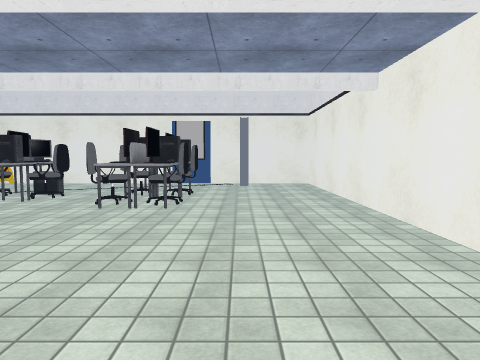
view 1 (above)

16 first-person views from a walk through a 3-D level made in the Unity game engine. The camera is 1.4 m above the floor, tilts 4° down and sees 70° across. The floor is counted in squares, 1 m on a side. Each view is taken from the middle of a square. On the plan, view 1 faces up. The plan holds only what a view shows up to about 15 squares ahead; the rest is blank. The place goes on beyond the plan. Some animated figures are left out. Door leaves are left out, so doorways stand open. Some surface patterns are stand-ins.

view 2
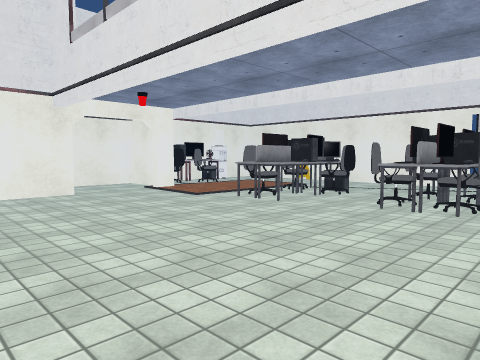

view 3
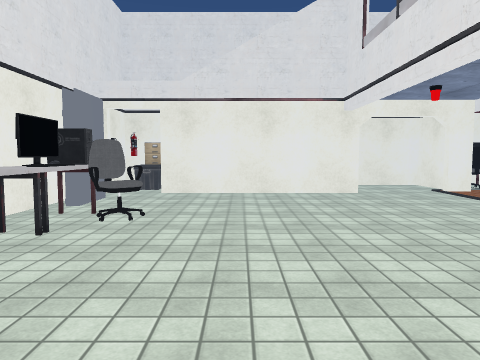

view 4
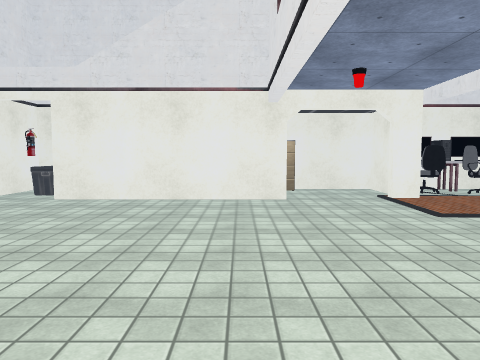

view 5
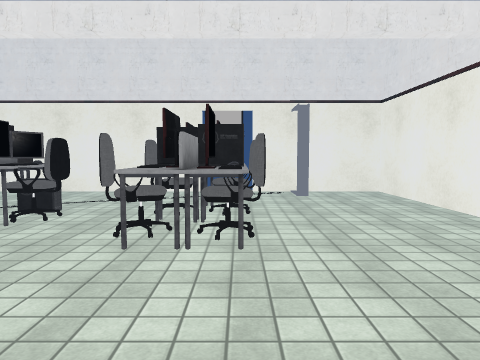

view 6
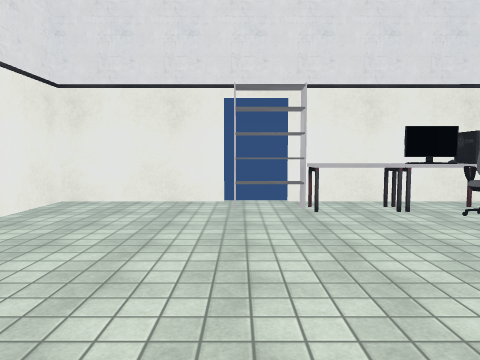

view 7
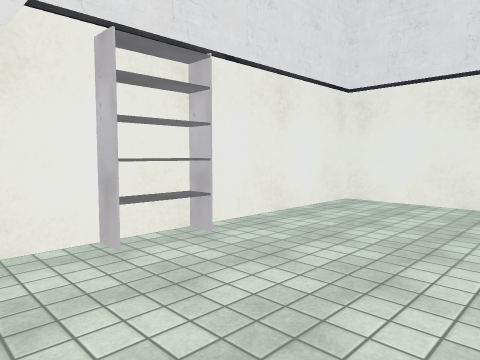

view 8
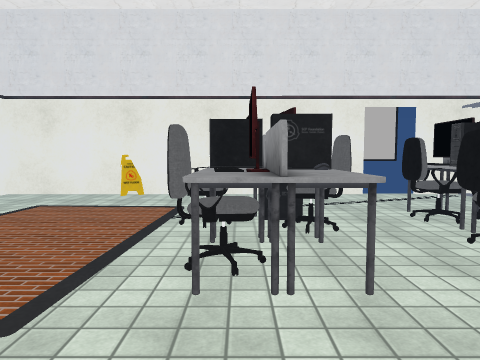

view 9
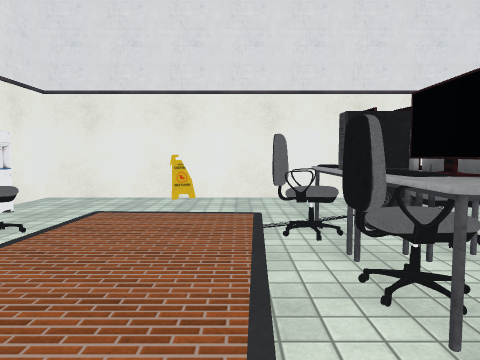

view 10
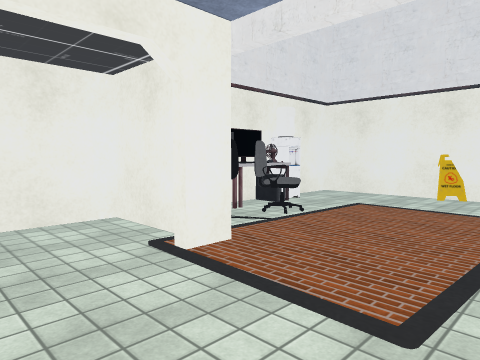

view 11
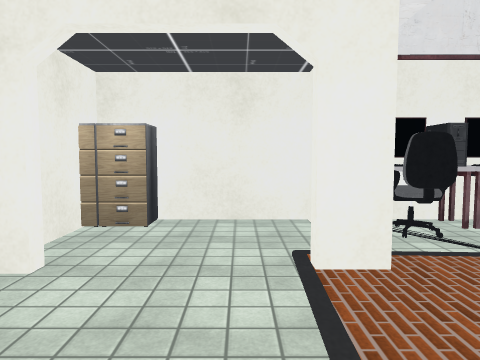

view 12
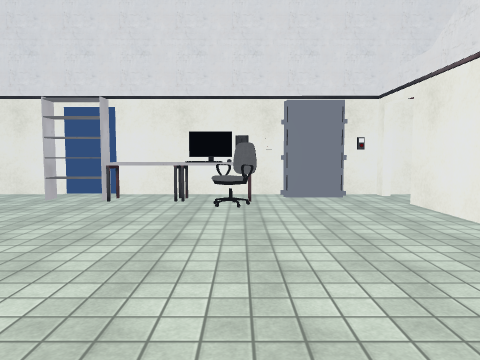

view 13
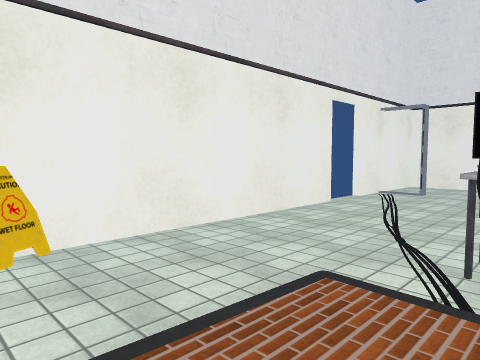

view 14
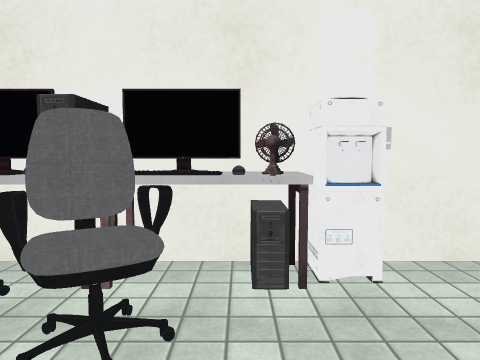

view 15
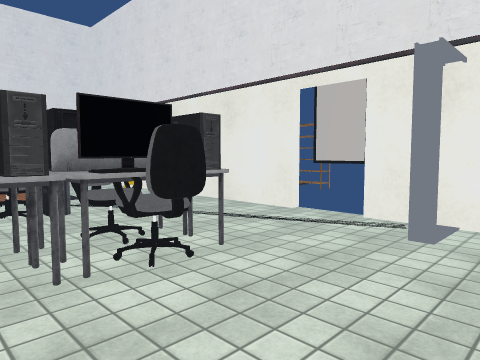

view 16
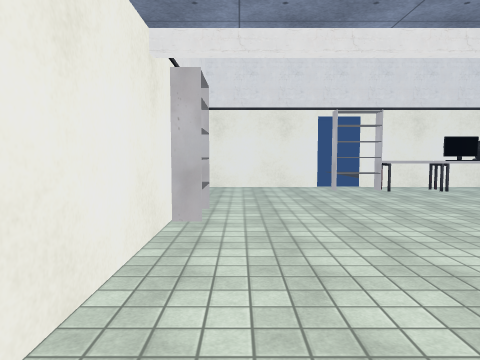

### Floor plan
Points are (right, up) in squares from view 1. A wall is a line through its corners. A room is listed if a view was taken in it or the views show most of it. See-through windows are left out.
Room 1 (views 1, 2, 3, 4, 5, 6, 7, 8, 9, 10, 11, 12, 13, 14, 15, 16)
walls: (-13, 8.9) (-13, 7.9) (-13.4, 7.9); (-13, 4.6) (-13, -3); (-14.1, 8.5) (-16.5, 8.5) (-16.5, 5.1); (-15.5, 3.9) (-14.3, 3.9); (-3.4, 17.5) (-11.6, 17.5); (0.5, 16) (0, 16); (-11.6, -4.5) (-9.5, -4.5); (-1.6, -5.5) (3.5, -5.5) (3.5, 17.5) (-1.5, 17.5); (-13, -5.5) (-3.5, -5.5); (-16.5, 17.5) (-16.5, 9.7)
ways out: open door at (-16.5, 7); open door at (-11, 18.5); open door at (0, 17); open door at (4, 6.5)
objects: other object (-16, 2) to (-16, 5); other object (-16, 10); other object (-16, 11); other object (-16, 12) to (-16, 13); other object (-16, 14) to (-16, 15); other object (-15, 10) to (-15, 11); other object (-15, 12) to (-14, 12); other object (-12, 17) to (-12, 18); other object (-9, 9) to (-9, 10); other object (-9, 12) to (-9, 13); other object (-8, -4); other object (-8, -3) to (-7, -2); other object (-8, 8) to (-7, 10); other object (-8, 9) to (-8, 10); other object (-8, 11); other object (-8, 12) to (-8, 13); other object (-7, -4); other object (-7, 11); other object (-7, 12); other object (-7, 13); other object (-6, -4); other object (-6, 11) to (-6, 12); other object (-5, -4); other object (-4, -4) to (-2, -4); other object (-4, 9) to (-3, 9); other object (-4, 10) to (-4, 11); other object (-4, 12) to (-4, 13); other object (-3, 10); other object (-3, 11); other object (-3, 12) to (-3, 13); other object (-3, 14) to (-2, 14); other object (-2, 9); other object (-2, 10); other object (-2, 11); other object (-2, 12) to (-2, 13); other object (3, 1) to (3, 3)

Positions as (right, up) in squares from view 1, and headings:
1: (0, 0), facing up
2: (0, 0), facing up-left
3: (0, 0), facing left
4: (-2, 3), facing left
5: (-2, 4), facing up
6: (-2, 5), facing down
7: (-2, 5), facing down-right
8: (-8, 5), facing up
9: (-10, 6), facing up
10: (-9, 5), facing up-left
11: (-9, 7), facing left
12: (-8, 7), facing down
13: (-13, 12), facing up-right
14: (-12, 13), facing left
15: (2, 10), facing up-left
16: (2, 10), facing down
